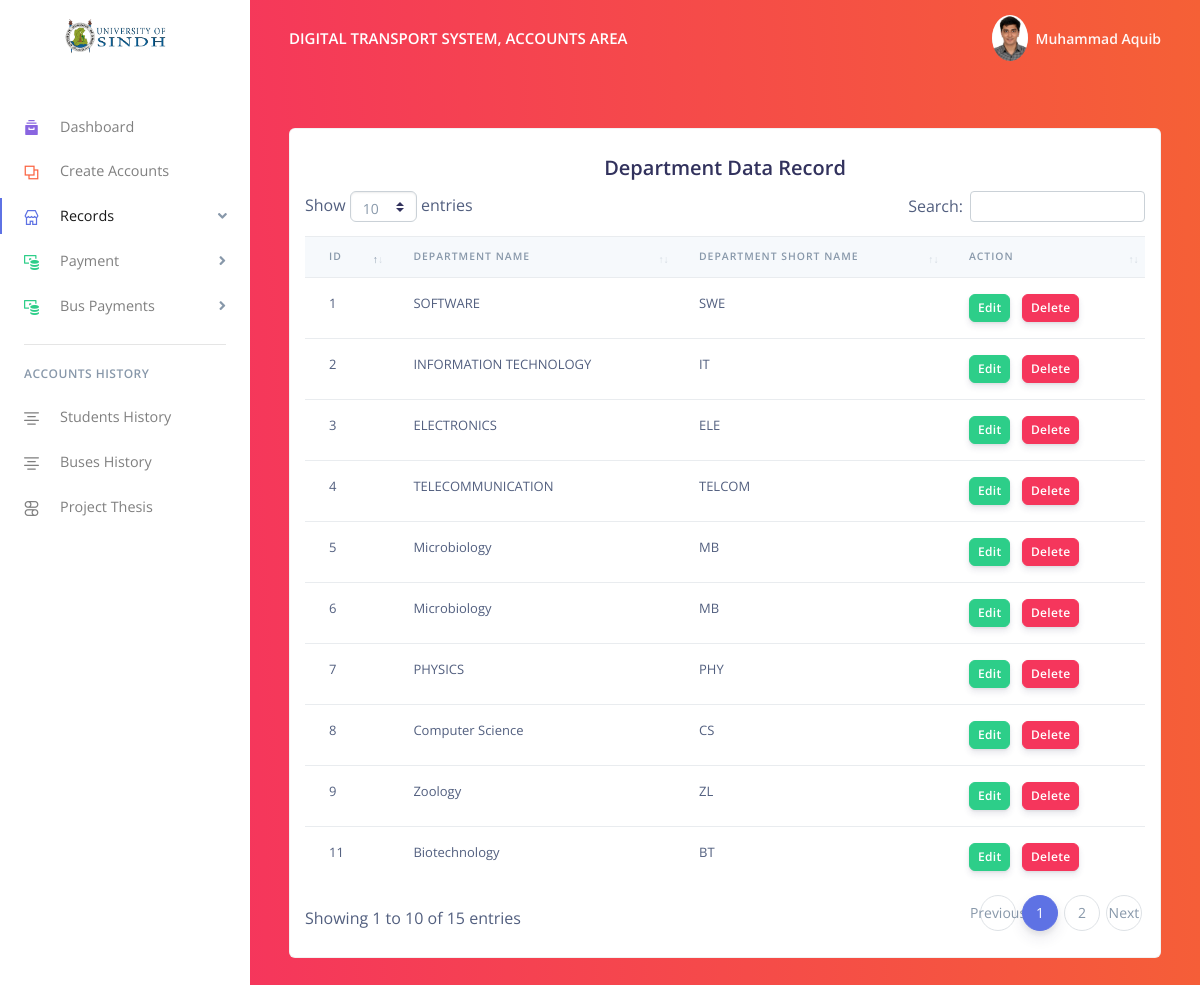
Page /deptrecord.php (signed in) on the committed database.
### tables this page shows
CREATE TABLE `department` (
  `deptId` int(11) NOT NULL,
  `deptName` varchar(100) DEFAULT NULL,
  `deptShortName` varchar(100) DEFAULT NULL,
  `opId` int(100) DEFAULT NULL,
  `deptDate` datetime NOT NULL DEFAULT CURRENT_TIMESTAMP,
  `deptStatus` varchar(100) NOT NULL DEFAULT 'y'
);

### db.php (called while the page is built, shortened)
<?php
class Mydb{
	private $conn = '';
	public function Mydb($host='localhost', $username="root", $password="", $db="fyp")
	{
		$this->conn = new mysqli($host,$username,$password,$db) or die("connection field");
		mysqli_set_charset($this->conn,"utf8");
	}
	public function fetchdept(){
		$Query = "SELECT * FROM department
		WHERE deptStatus = 'y'";
		$res = $this->conn->query($Query);
		$i = 0;
			$a = array();
			while ($rows = $res->fetch_assoc()) {
				foreach ($rows as $key => $value) {
					$a[$i][$key] = $value;
				}
				$i++;
			}
			return $a;
	}
}
$obj = new Mydb();
?>

### deptrecord.php (the view, shortened to what this page needs)
<?php
require 'db.php';
$obj->is_login();
 ?>
<!DOCTYPE html>
<html>
<head>
  <?php require 'linkhead.php'; ?>
</head>
<body>
  <?php require 'linksidebar.php'; ?>
  <div class="main-content">
    <?php require 'linknav.php'; ?>
    <div class="header bg-gradient-danger pb-8 pt-5 pt-md-8">
      <div class="container-fluid">
        <div class="header-body">
          <div class="row">
            <div class="col-md-12">
              <div class="card">
                <div class="col-md-12">
                 <div class="table-responsive py-4">
                   <center><h2>Department Data Record</h2></center>
              <table class="table table-flush" id="datatable-4th">
                <thead class="thead-light">
                  <tr>
                    <th>ID</th>
                    <th>Department Name</th>
                    <th>Department Short Name</th>
                    <th>Action</th>
                  </tr>
                </thead>
 <?php
$dept = $obj->fetchdept();
 ?>
                <tbody>
                 <?php foreach ($dept as $key => $value) { ?>
                  <tr>
                    <td><?php echo $value['deptId'] ?></td>
                    <td><?php echo $value['deptName'] ?></td>
                    <td><?php echo $value['deptShortName'] ?></td>
                    <td>
                      <a class="btn btn-success btn-sm text-white" data-toggle="modal" data-target="#editstop-<?php echo $value['deptId'] ?>">Edit</a>
                      <button class="btn btn-sm btn-danger delete" id="<?php echo $value['deptId'] ?>">Delete</button>
                    </td>
                  </tr>
                  <?php } ?>
                </tbody>
              </table>
            </div>
                </div>
              </div>
            </div>
          </div>
        </div>
      </div>
    </div>
  </div>
</body>
</html>

### rows in the picture
department: deptId "1", deptName "SOFTWARE", deptShortName "SWE"
department: deptId "2", deptName "INFORMATION TECHNOLOGY", deptShortName "IT"
department: deptId "3", deptName "ELECTRONICS", deptShortName "ELE"
department: deptId "4", deptName "TELECOMMUNICATION", deptShortName "TELCOM"
department: deptId "5", deptName "Microbiology", deptShortName "MB"
department: deptId "6", deptName "Microbiology", deptShortName "MB"
department: deptId "7", deptName "PHYSICS", deptShortName "PHY"
department: deptId "8", deptName "Computer Science", deptShortName "CS"
department: deptId "9", deptName "Zoology", deptShortName "ZL"
department: deptId "11", deptName "Biotechnology", deptShortName "BT"

### other values in the picture
$_SESSION['user']['oName'] "Muhammad Aquib"
